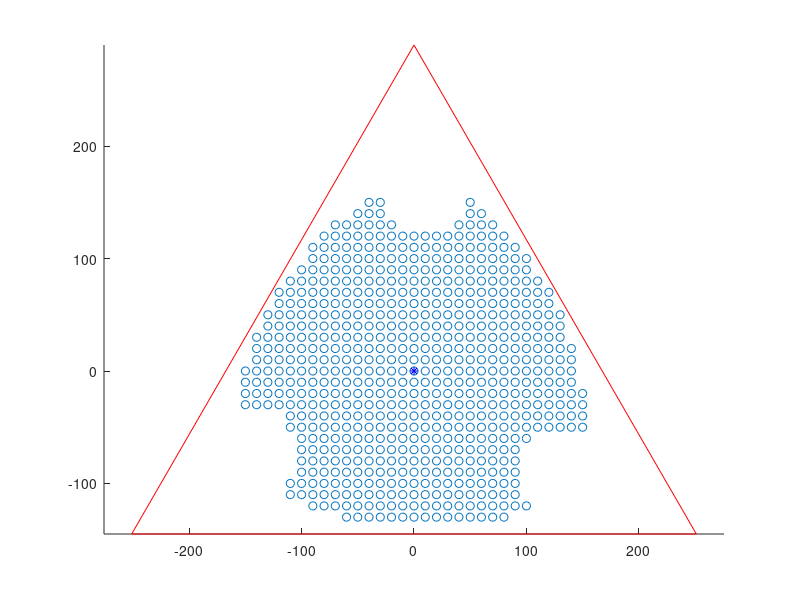

Write MATLAB code to recreate this figure.
%%%%%%%%%%%%%%%%%%%%%%%%%%%% 2022 Jan %%%%%%%%%%%%%%%%%%%%%%%%%%%%%%%%%%%%%
%%%%%%%%%%%%%%%%%%%%  WENTAO GAO &&& JINGZHI WU %%%%%%%%%%%%%%%%%%%%%%%%%%%

%%% initialization %%%
clear all;
clc;


%%%%%%%%%%%%%%%%%%%%%%%%%%%%%%%%%%%%%%%%%%%%%%%%%%%%%%%%%%%%%%%%%%%%%%%%%%%
%%% parameters %%%

for i=1:3 
ra(i) =170;  
end

L=130; 
Rplat=130; 
Rbase=290; 

lim=150;        %lim=limit
res=10;         %res=resolution
Xc=-lim:res:lim;
Yc=-lim:res:lim;

alpha = input('  angle :   ');

P=[0,0,0;
   0,0,0];
B=[0,0,0;
   0,0,0];
PB2PP=[0,0,0;
       0,0,0];
Theta=[0,0,0];
t=[0,0,0];

e1=[0,0,0];
e2=[0,0,0];
e3=[0,0,0];

points=zeros(2,2*lim);

m=1;


for i=1:3
    B(1,i)=-Rbase*cos((210+120*(i-1))*(pi()/180));
    B(2,i)=-Rbase*sin((210+120*(i-1))*(pi()/180));
end

%%%%%%%%%%%%%%%%%%%%%%%%%%%%%%%%%%%%%%%%%%%%%%%%%%%%%%%%%%%%%%%%%%%%%%%%%%
%%% the loop is to calculate the coordinates of the base and platform
%%% points using the formula and theory mentioned in the coursework sheet
%%% page 7 and 8 %%%


for p=1:length(Yc)
  for q=1:length(Xc)
    for i=1:3 
         P(1,i)=-Rplat*cos((30+alpha+120*(i-1))*(pi()/180))+Xc(p);
         P(2,i)=-Rplat*sin((30+alpha+120*(i-1))*(pi()/180))+Yc(q);
         PB2PP(1,i)=B(1,i)+P(1,i);
         PB2PP(2,i)=B(2,i)+P(2,i);
         e1(i)=-2*PB2PP(2,i)*ra(i);
         e2(i)=-2*PB2PP(1,i)*ra(i);
         e3(i)=(PB2PP(1,i))^2+(PB2PP(2,i))^2+ra(i)^2-L^2;
         t(i)=(-e1(i)-sqrt((e1(i))^2+(e2(i))^2-(e3(i))^2))/(e3(i)-e2(i));
         Theta(i)=2*atan(t(i));
    end
    if isreal(Theta)==1 
        points(1,m)=Xc(p);
        points(2,m)=Yc(q);
        m=m+1;
    end
  end
end

%%%%%%%%%%%%%%%%%%%%%%%%%%%%%%%%%%%%%%%%%%%%%%%%%%%%%%%%%%%%%%%%%%%%%%%%%%
%%% plot %%% 

base=[-B(1,:) -B(1,1);-B(2,:) -B(2,1)];
if points==0
   %do nothing
else
    scatter(points(1,:),points(2,:),'g.');
    hold on;
end

line(base(1,:),base(2,:), 'Color', 'r');
plot(0,0,'b*');
axis equal;








